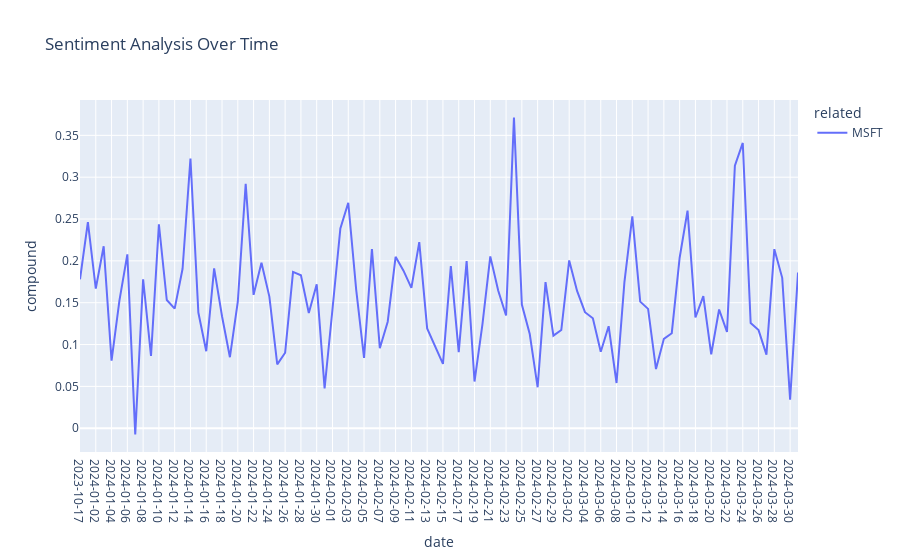

Write notebook code for a chart like this one.
### Code cell
# Create the line plot using Plotly
fig = px.line(mean_df, x='date', y='compound', color='related', title='Sentiment Analysis Over Time')
fig.update_xaxes(type='category')  # Ensures dates are treated as categorical for better plotting
fig.show()
